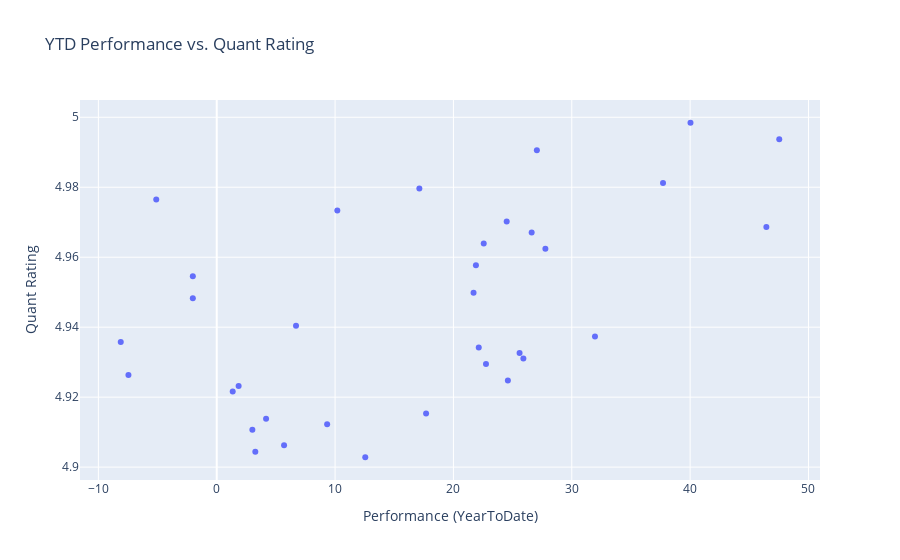

Notebook cell for this chart:
### Markdown cell above
- Quant Rating vs. YTD Performance for symbols with fundamental factor in interest_list_long

### Code cell
import plotly.express as px
quant_col = daily_quant_rating_df.columns[-2]
quant_rating = quantdf_ifund.reset_index().rename(columns={col:'Quant Rating'})
perf = results_finvizsearch[['Ticker', 'Performance (YearToDate)']]
df = quant_rating.merge(perf, left_on='Symbol', right_on='Ticker', how='inner')

px.scatter(
    df,
    x='Performance (YearToDate)',
    y='Quant Rating',
    hover_data=['Ticker'],
    title='YTD Performance vs. Quant Rating'
)

### Figure 1 — Plotly figure (JSON) as saved in the notebook; plotly's stock layout.template omitted (floating-point values rounded to 4 significant figures)
{"data": [{"customdata": [["MU"], ["NGD"], ["IAG"], ["TTMI"], ["LASR"], ["NUTX"], ["TSM"], ["NEM"], ["CDE"], ["GOLD"], ["GRAL"], ["CGAU"], ["GFI"], ["GM"], ["CSTM"], ["CIEN"], ["COHR"], ["KGC"], ["INDV"], ["INTC"], ["VSAT"], ["AMKR"], ["WLDN"], ["CRDO"], ["AU"], ["MFC"], ["DB"], ["LQDA"], ["CYH"], ["W"], ["PFE"], ["DRH"], ["INCY"], ["ABEV"]], "hovertemplate": "Performance (YearToDate)=%{x}<br>Quant Rating=%{y}<br>Ticker=%{customdata[0]}<extra></extra>", "legendgroup": "", "marker": {"color": "#636efa", "symbol": "circle"}, "mode": "markers", "name": "", "orientation": "v", "showlegend": false, "type": "scatter", "x": [40.03, 47.53, 27.05, 37.71, 17.12, -5.11, 10.19, 24.5, 46.44, 26.61, 22.56, 27.77, 21.9, -2.02, 21.7, -2.02, 6.7, 31.96, -8.11, 22.14, 25.59, 25.91, 22.75, -7.46, 24.6, 1.85, 1.35, 17.69, 4.17, 9.33, 3.01, 5.69, 3.26, 12.55], "xaxis": "x", "y": [4.998, 4.994, 4.991, 4.981, 4.98, 4.976, 4.973, 4.97, 4.969, 4.967, 4.964, 4.962, 4.958, 4.955, 4.95, 4.948, 4.94, 4.937, 4.936, 4.934, 4.933, 4.931, 4.929, 4.926, 4.925, 4.923, 4.922, 4.915, 4.914, 4.912, 4.911, 4.906, 4.904, 4.903], "yaxis": "y"}], "layout": {"legend": {"tracegroupgap": 0}, "title": {"text": "YTD Performance vs. Quant Rating"}, "xaxis": {"anchor": "y", "domain": [0, 1], "title": {"text": "Performance (YearToDate)"}}, "yaxis": {"anchor": "x", "domain": [0, 1], "title": {"text": "Quant Rating"}}}}
